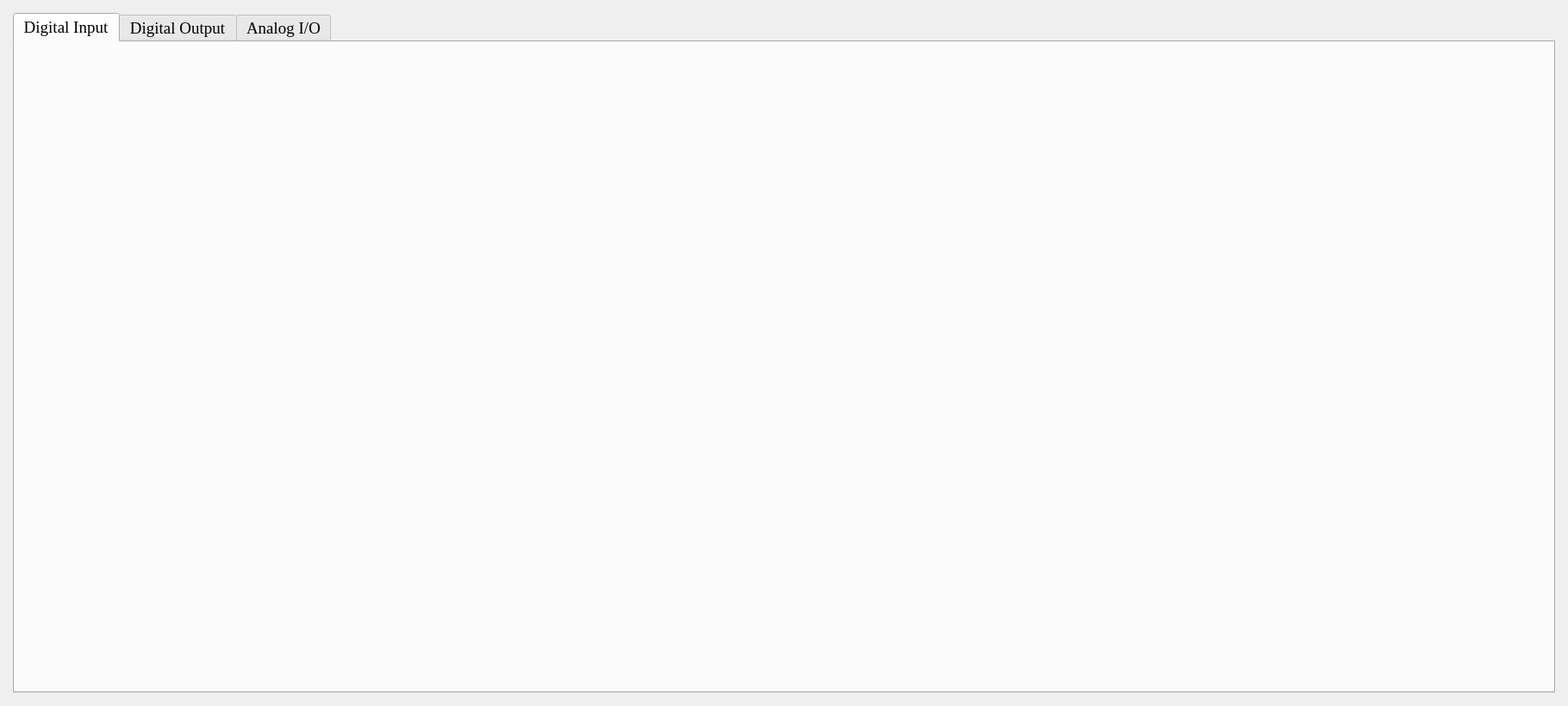
<?xml version="1.0" encoding="UTF-8"?>
<ui version="4.0">
 <class>IoGroup</class>
 <widget class="QWidget" name="IoGroup">
  <property name="geometry">
   <rect><x>0</x><y>0</y><width>1820</width><height>820</height></rect>
  </property>
  <layout class="QGridLayout" name="gridLayout">
   <property name="leftMargin"><number>15</number></property>
   <property name="topMargin"><number>15</number></property>
   <property name="rightMargin"><number>15</number></property>
   <property name="bottomMargin"><number>15</number></property>
   <property name="spacing"><number>10</number></property>
   <item row="0" column="0">
    <widget class="QTabWidget" name="tbw_IO">
     <property name="font"><font><family>Times New Roman</family><pointsize>14</pointsize></font></property>
     <property name="currentIndex"><number>0</number></property>
     <widget class="QWidget" name="tab_DI">
      <attribute name="title"><string>Digital Input</string></attribute>
      <layout class="QGridLayout" name="gridLayout_DI">
       <property name="leftMargin"><number>10</number></property>
       <property name="topMargin"><number>10</number></property>
       <property name="rightMargin"><number>10</number></property>
       <property name="bottomMargin"><number>10</number></property>
       <item row="0" column="0">
        <widget class="QScrollArea" name="scrollArea_DI">
         <property name="styleSheet"><string notr="true">QWidget{background-color:transparent;}</string></property>
         <property name="widgetResizable"><bool>true</bool></property>
         <widget class="QWidget" name="scrollAreaWidgetContents_DI"/>
        </widget>
       </item>
      </layout>
     </widget>
     <widget class="QWidget" name="tab_DO">
      <attribute name="title"><string>Digital Output</string></attribute>
      <layout class="QGridLayout" name="gridLayout_DO">
       <property name="leftMargin"><number>10</number></property>
       <property name="topMargin"><number>10</number></property>
       <property name="rightMargin"><number>10</number></property>
       <property name="bottomMargin"><number>10</number></property>
       <item row="0" column="0">
        <widget class="QScrollArea" name="scrollArea_DO">
         <property name="styleSheet"><string notr="true">QWidget{background-color:transparent;}</string></property>
         <property name="widgetResizable"><bool>true</bool></property>
         <widget class="QWidget" name="scrollAreaWidgetContents_DO"/>
        </widget>
       </item>
      </layout>
     </widget>
     <widget class="QWidget" name="tab_Analog">
      <attribute name="title"><string>Analog I/O</string></attribute>
      <layout class="QHBoxLayout" name="horizontalLayout">
       <property name="spacing"><number>15</number></property>
       <property name="leftMargin"><number>15</number></property>
       <property name="topMargin"><number>15</number></property>
       <property name="rightMargin"><number>15</number></property>
       <property name="bottomMargin"><number>15</number></property>
       <item>
        <widget class="QGroupBox" name="gpb_AI">
         <property name="title"><string>Analog Input</string></property>
         <property name="maximumSize"><size><width>650</width><height>16777215</height></size></property>
         <property name="font"><font><family>Times New Roman</family><pointsize>16</pointsize></font></property>
         <layout class="QGridLayout" name="gridLayout_AI">
          <property name="leftMargin"><number>15</number></property>
          <property name="topMargin"><number>50</number></property>
          <property name="rightMargin"><number>15</number></property>
          <property name="bottomMargin"><number>15</number></property>
          <item row="0" column="0">
           <widget class="QScrollArea" name="scrollArea_AI">
            <property name="styleSheet"><string notr="true">QWidget{background-color:transparent;}</string></property>
            <property name="widgetResizable"><bool>true</bool></property>
            <widget class="QWidget" name="scrollAreaWidgetContents_AI"/>
           </widget>
          </item>
         </layout>
        </widget>
       </item>
       <item>
        <widget class="QGroupBox" name="gpb_AO">
         <property name="title"><string>Analog Output</string></property>
         <property name="font"><font><family>Times New Roman</family><pointsize>16</pointsize></font></property>
         <layout class="QGridLayout" name="gridLayout_AO">
          <property name="leftMargin"><number>15</number></property>
          <property name="topMargin"><number>50</number></property>
          <property name="rightMargin"><number>15</number></property>
          <property name="bottomMargin"><number>15</number></property>
          <item row="0" column="0">
           <widget class="QScrollArea" name="scrollArea_AO">
            <property name="styleSheet"><string notr="true">QWidget{background-color:transparent;}</string></property>
            <property name="widgetResizable"><bool>true</bool></property>
            <widget class="QWidget" name="scrollAreaWidgetContents_AO"/>
           </widget>
          </item>
         </layout>
        </widget>
       </item>
      </layout>
     </widget>
    </widget>
   </item>
  </layout>
 </widget>
</ui>
